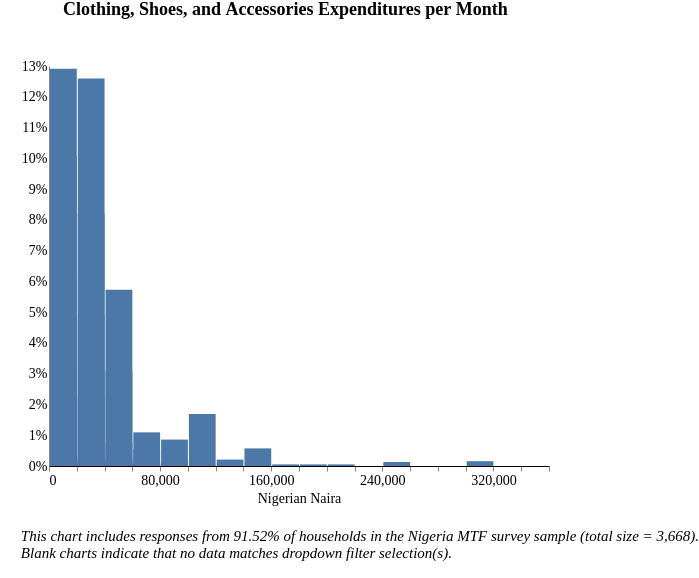

This figure's Vega-Lite source:
### Vega-Lite specification from a JSON file in a GitHub repository (floating-point values rounded to 4 significant figures; data arrays with more than 128 entries replaced by an {"elided": "..."} marker saying what was removed)
{"width": 800, "height": 400, "config": {"title": {"fontSize": 18, "font": "Times New Roman", "anchor": "center", "fontColor": "#000000"}, "axisX": {"domain": true, "domainColor": "#000000", "grid": false, "labelFont": "Times New Roman", "labelFontSize": 14, "titleFont": "Times New Roman", "titleFontSize": 14, "titleFontWeight": "normal", "title": "X Axis Title (units)"}, "axisY": {"domain": true, "grid": false, "gridColor": "#DEDDDD", "gridWidth": 1, "labelFont": "Times New Roman", "labelFontSize": 14, "labelAngle": 0, "ticks": false, "titleFont": "Times New Roman", "titleFontSize": 14, "titleFontWeight": "normal", "titlePadding": 10, "title": "Y Axis Title (units)"}, "range": {"category": ["#2980B9", "#003366", "#FFAE19", "#D68910", "#E67E22", "#D35400", "#FF4500", "#FF6162", "#438B28", "#45B39D", "#99ADC1", "#212F3C"]}, "legend": {"labelFont": "Times New Roman", "labelFontSize": 14, "symbolType": "square", "symbolSize": 100, "titleFont": "Times New Roman", "titleFontSize": 14, "titleFontWeight": "normal", "title": "Legend", "orient": "right", "offset": 0}, "tooltip": {"font": "Open Sans"}, "view": {"stroke": "transparent", "text": {"font": "Times New Roman", "color": ["#2980B9", "#003366", "#FFAE19", "#D68910", "#E67E22", "#D35400", "#FF4500", "#FF6162", "#438B28", "#45B39D", "#99ADC1", "#212F3C"], "fontSize": 14, "align": "right", "fontWeight": 400, "size": 14}, "bar": {"size": 40, "binSpacing": 1, "continuousBandSize": 30, "discreteBandSize": 30, "fill": ["#2980B9", "#003366", "#FFAE19", "#D68910", "#E67E22", "#D35400", "#FF4500", "#FF6162", "#438B28", "#45B39D", "#99ADC1", "#212F3C"], "stroke": false}}}, "concat": [{"mark": "bar", "encoding": {"tooltip": [{"field": "l_expenditure_12months", "title": "Response (Binned)", "type": "nominal"}, {"aggregate": "sum", "field": "pct", "format": ".2%", "title": "Percentage", "type": "quantitative"}], "x": {"axis": {"title": "Nigerian Naira"}, "bin": {"extent": [0, 360000], "step": 20000}, "field": "l_expenditure_12months", "scale": {"clamp": true, "domain": [0, 360000]}, "type": "quantitative"}, "y": {"aggregate": "sum", "axis": {"format": "%"}, "field": "pct", "title": "", "type": "quantitative"}}, "height": 400, "selection": {"selector039": {"type": "single", "fields": ["stove"], "bind": {"input": "select", "options": [null, "3-Stone/Open Fire Stove", "Manufactured Stove Traditional", "Koresone Stove", "LPG/Natural Gas Stove", "Electric Stove"], "labels": ["All Stove Types", "3-Stone/Open Fire Stove", "Manufactured Stove Traditional", "Koresone Stove", "LPG/Natural Gas Stove", "Electric Stove"], "name": "Primary cookstove type  "}}, "selector038": {"type": "single", "fields": ["i19a"], "bind": {"input": "select", "options": [null, "Wood purchased", "Wood collected", "Charcoal", "Kerosene", "Crop Residue/Plant Biomass", "LPG/cooking gas", "Garbage", "Electric", "Piped Natural Gas", "Charcoal Briquettes", "Coal Briquette", "Biomass Briquette", "Coal/lignite", "Other, specify"], "labels": ["All Fuel Types", "Wood purchased", "Wood collected", "Charcoal", "Kerosene", "Crop Residue/Plant Biomass", "LPG/cooking gas", "Garbage", "Electric", "Piped Natural Gas", "Charcoal Briquettes", "Coal Briquette", "Biomass Briquette", "Coal/lignite", "Other"], "name": "Primary source of cooking fuel  "}}, "selector037": {"type": "single", "fields": ["c182"], "bind": {"input": "select", "options": [null, "Dry-cell battery", "National Grid Connection", "No electricity", "Electric generator", "Other, specify", "Solar Multi-Light Product", "Solar Home System", "Solar Lantern", "Local Mini Grid connection", "Rechargeable Battery"], "labels": ["All Responses", "Dry-cell battery", "National Grid Connection", "No electricity", "Electric generator", "Other", "Solar Multi-Light Product", "Solar Home System", "Solar Lantern", "Local Mini Grid Connection", "Rechargeable Battery"], "name": "Primary source of electricity  "}}, "selector033": {"type": "single", "fields": ["locality"], "bind": {"input": "select", "options": [null, 0, 1], "labels": ["National", "Urban", "Rural"], "name": "Locality Breakdown  "}}}, "title": {"text": ["Clothing, Shoes, and Accessories Expenditures per Month"], "color": "black", "subtitleColor": "black", "offset": 40}, "transform": [{"joinaggregate": [{"op": "count", "field": "*", "as": "total"}]}, {"calculate": "1 / datum.total", "as": "pct"}, {"bin": {"maxbins": 20}, "field": "m", "as": "mbin"}, {"filter": {"selection": "selector039"}}, {"filter": {"selection": "selector038"}}, {"filter": {"selection": "selector037"}}, {"filter": {"selection": "selector033"}}], "width": 500}], "data": {"name": "data-48ebb79956e3606a09f341d3eee2e83a"}, "padding": {"left": 20, "right": 0, "bottom": 0, "top": 0}, "title": {"text": ["", "", "This chart includes responses from 91.52% of households in the Nigeria MTF survey sample (total size = 3,668).", "Blank charts indicate that no data matches dropdown filter selection(s).", ""], "anchor": "start", "baseline": "bottom", "font": "Times New Roman", "fontSize": 15, "fontStyle": "italic", "fontWeight": "normal", "orient": "bottom"}, "$schema": "https://vega.github.io/schema/vega-lite/v4.17.0.json", "datasets": {"data-48ebb79956e3606a09f341d3eee2e83a": {"elided": "3842 records"}}}
